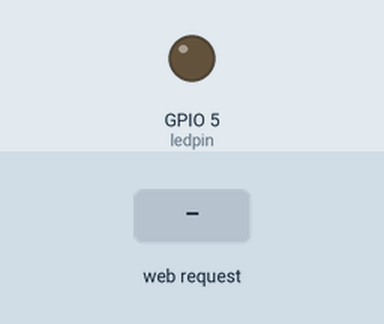
Recording of a sketch running on a simulated ESP8266 (NodeMCU). On the bench: output pins drawn as LEDs (lit = HIGH). Dashed ring = blinking. Inputs (shaded band) come from the test bench. WiFi joins after 1.5 s; servers stay silent unless stated; what the sketch prints to the serial monitor is not drawn.

Above: at 0.1 s.
At 2.7 s:
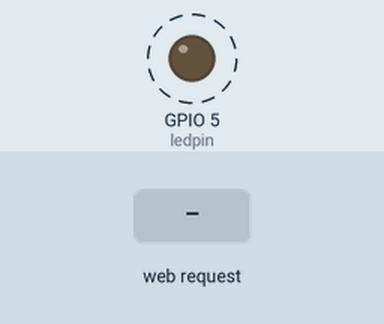
2.8 s: HTTP request GET / received
Timing chart, 0 to 11.0 s (numbered marks = the images above; inputs shaded):
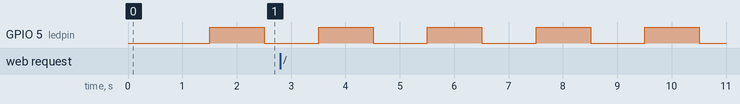

The sketch:

Scratchserver.ino
```cpp
#include <ESP8266WiFi.h>
#include <ESP8266WebServer.h>
ESP8266WebServer server(80);

const char* ssid = "OnePlus";
const char* password = "719622Aa";

const int ledpin = 5;
unsigned long prevmilli = 0;
const long interval = 1000 ;

void handleRoot() {
  server.send(200, "text/html", "<h1>Hello from Ansuman!</h1>");
  Serial.println("handleRoot function called");

}

void setup() {
  Serial.begin(9600);
  WiFi.mode(WIFI_STA);
  WiFi.begin(ssid, password);
  Serial.print("Connecting to WiFi");
pinMode(ledpin, OUTPUT);
  while (WiFi.status() != WL_CONNECTED) {
    delay(500);
    Serial.print(".");
  }

  Serial.println();
  Serial.println("Connected to WiFi");
  Serial.print("IP Address: ");
  Serial.println(WiFi.localIP());

  server.on("/", handleRoot); // When the root URL is used, the handleRoot function is called
  server.begin();
  Serial.println("HTTP server started");
}

void loop() {
  server.handleClient(); // Handle incoming requests from the clients
  unsigned long currentmilli = millis();
  if(currentmilli - prevmilli >= interval)
  {
    prevmilli = currentmilli;
    digitalWrite(ledpin,!digitalRead(ledpin));
  }
}
```

Measured:
- by itself, GPIO 5 (ledpin): alternates HIGH for 1.0 s and LOW for 1.0 s
